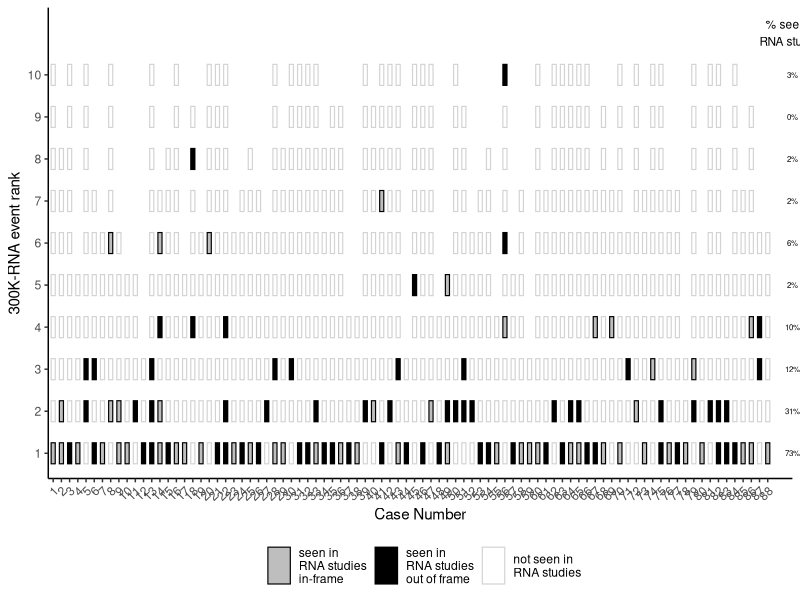
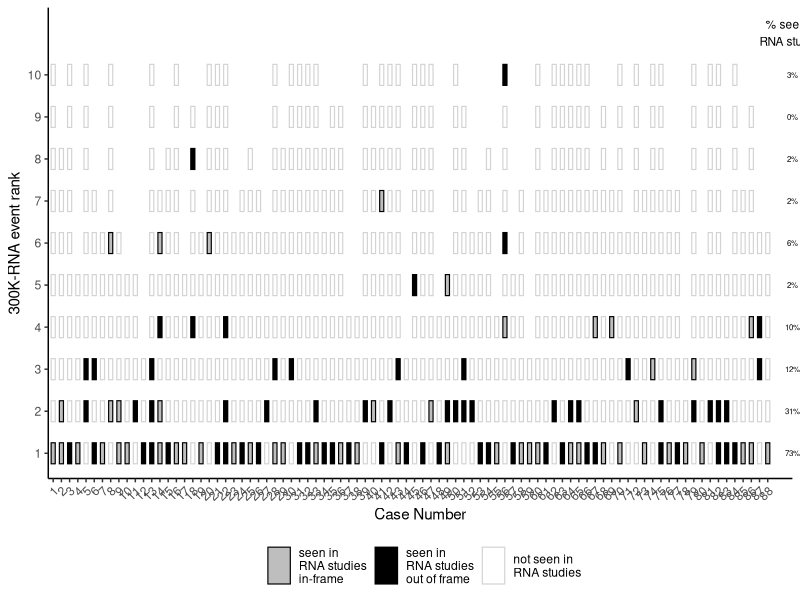

These charts were generated, in order, by the following R code:
## ---- chunk 1
library(data.table)
library(tidyverse)
theme_set(theme_classic())
options(scipen = 999)
library(openxlsx)
wb <- createWorkbook()
## ---- chunk 2
merged_data <- fread('../ref/vars_events_prediction.tsv')
## ---- chunk 3

case_numbers <- unique(merged_data[variant_category == 'ours', .(curated_record_id)]) %>%
  mutate(case_number = 1:88)


plot_dat <- merged_data[variant_category == 'ours' & 
                          !is.na(missplicing_event_rank_simple) & 
                          missplicing_event_rank_simple <= 10]%>%
  rowwise() %>%
  mutate(group = paste(rev(factor(missplicing_inframe)), factor(in_rna_studies))) %>%
  mutate(group = ifelse(grepl('0', group), '0', group)) %>%
  mutate(group = factor(group, levels = c('TRUE 1', 'FALSE 1', '0'))) %>%
  left_join(case_numbers, by = 'curated_record_id')

labs <- plot_dat %>%
  group_by(missplicing_event_rank_simple, in_rna_studies) %>% tally()  %>%
  ungroup() %>% dplyr::group_by(missplicing_event_rank_simple) %>%
  rbind(data.frame(missplicing_event_rank_simple = 9, in_rna_studies = 1, n = 0)) %>%
  dplyr::mutate(sum = sum(n), perc = n / sum(n)) %>%
  filter(in_rna_studies == 1) %>% arrange(missplicing_event_rank_simple)


ggplot(plot_dat, aes(x = factor(curated_record_id), 
             y = factor(missplicing_event_rank_simple), 
             fill = group,
             color = group)) + 
  geom_tile(width = 0.5, height = 0.5, size=0.4) + 
  scale_fill_manual(name = '',
                    values = c('grey','black', 'white'), 
                    labels = c('seen in\nRNA studies\nin-frame',
                               'seen in\nRNA studies\nout of frame',
                               'not seen in\nRNA studies')) +
  scale_color_manual(name = '',
                     values = c('black', 'black', 'lightgrey'), 
                     labels = c('seen in\nRNA studies\nin-frame',
                                'seen in\nRNA studies\nout of frame',
                                'not seen in\nRNA studies'))+
  theme(axis.text.x = element_text(angle = 45, hjust = 1),
        legend.spacing.y = unit(1.0, 'cm'),
        legend.position = 'bottom') +
  scale_x_discrete(labels =unique(plot_dat$case_number)) +
  xlab('Case Number') + ylab('300K-RNA event rank') +
  scale_linetype_manual(values = c('dotted', 'solid'),
                        labels = c('Out of frame', 'in frame')) +
  annotate("text", x = 91, y = 11, label = '% seen in\nRNA studies', size = 3)+
  annotate("text", x = 91, y = 1:10, label = scales::percent(labs$perc, accuracy = 1), size = 2)  +
  coord_cartesian(clip = 'off', ylim = c(1, 11))+
  guides(fill = guide_legend(byrow = TRUE))

ggsave('../figs/S2.pdf', height = 3, width = 13)
## ---- chunk 4
addWorksheet(wb, "figure_E2")
writeData(wb, "figure_E2", as.data.frame(plot_dat %>% 
                                           select(curated_record_id, case_number, missplicing_event_rank_simple, in_rna_studies,missplicing_inframe, group)), startRow = 1, startCol = 1)
saveWorkbook(wb, file = "../figs/source_data/source_data_extended_data_fig_2.xlsx", overwrite = TRUE)
